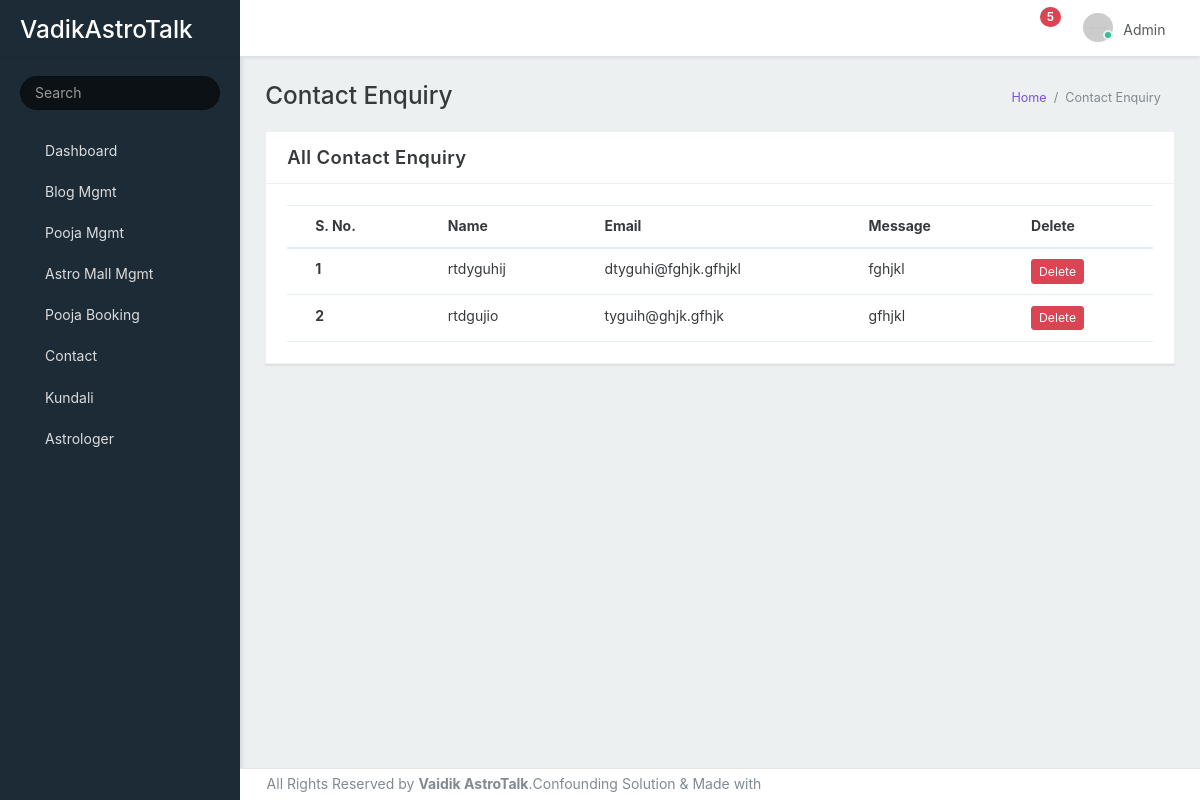
The page /index.php/admin/enquiry on the database as committed earlier.
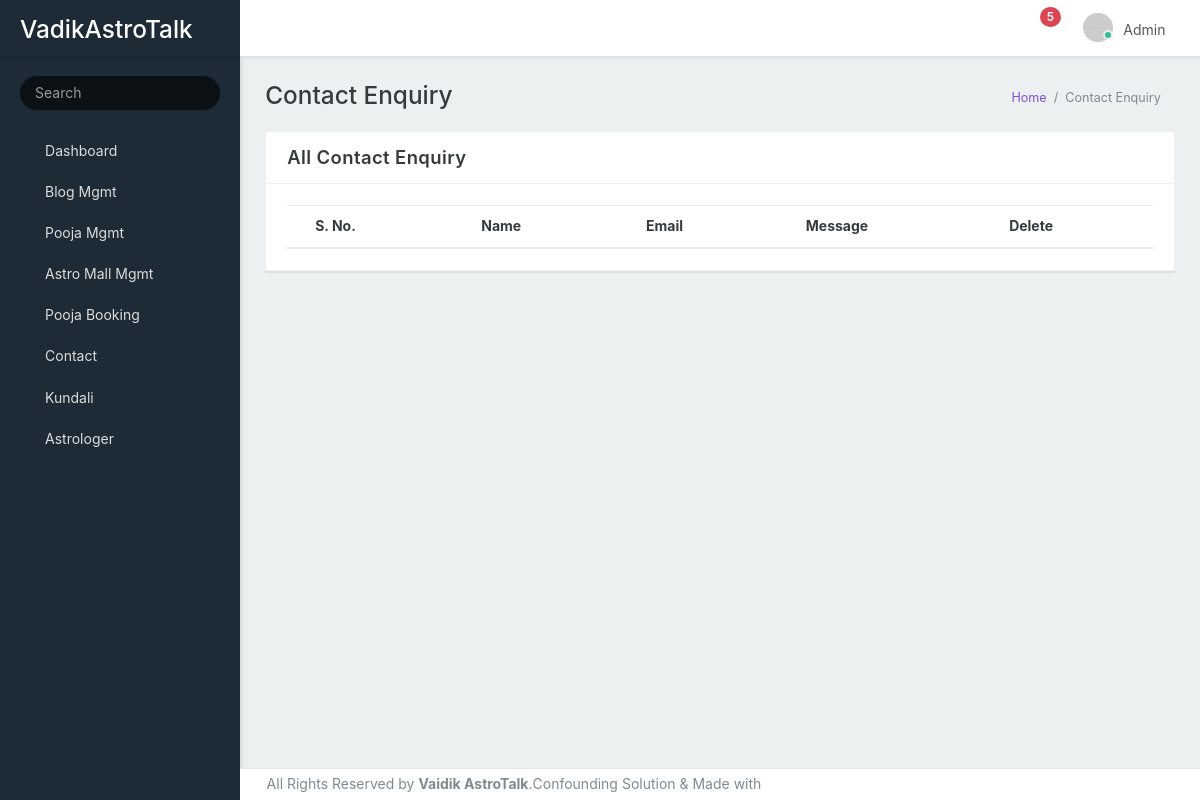
The same page on the database as committed later.
### tables this page shows
CREATE TABLE `contact` (
  `id` int(11) NOT NULL,
  `name` varchar(255) NOT NULL,
  `email` varchar(255) NOT NULL,
  `subject` varchar(255) NOT NULL,
  `message` text NOT NULL,
  `date` datetime NOT NULL DEFAULT current_timestamp()
);

### application/controllers/Admin.php (called while the page is built, shortened)
<?php
class Admin extends CI_Controller
{
	public function __construct()
	{
		$this->load->model('Admin_model','model');
		$config=[
		 	'upload_path'=>'./upload/',
		 	'allowed_types'=>'gif|jpg|png|jpeg|pdf'
		 ];
		 $this->load->library('upload',$config);
	}
	public function enquiry()
	{
		$data['enquiry']=$this->model->enquiry();
		$this->load->view('admin/header');
		$this->load->view('admin/sidebar');
		$this->load->view('admin/enquiry',$data);
		$this->load->view('admin/footer');
	}
}

### index.php (called while the page is built, shortened)
<?php
require_once BASEPATH.'core/CodeIgniter.php';

### application/models/Admin_model.php (called while the page is built, shortened)
<?php
class Admin_model extends CI_model
{
	public function enquiry()
	{
		$this->db->order_by('id','desc');
		return $this->db->get('contact')->result();
	}
}
?>

### application/views/admin/enquiry.php (the view, shortened to what this page needs)
    <div class="app-content content container-fluid">
      <div class="content-wrapper">
        <div class="content-header row">
          <div class="content-header-left col-md-6 col-xs-12 mb-1">
            <h2 class="content-header-title">Contact Enquiry</h2>
          </div>
          <div class="content-header-right breadcrumbs-right breadcrumbs-top col-md-6 col-xs-12">
            <div class="breadcrumb-wrapper col-xs-12">
              <ol class="breadcrumb">
                <li class="breadcrumb-item"><a href="<?php echo base_url('admin/dashboard');?>">Home</a>
                </li>
                <li class="breadcrumb-item active">Contact Enquiry
                </li>
              </ol>
            </div>
          </div>
        </div>
        <div class="content-body">
<div class="row">
    <div class="col-xs-12">
        <div class="card">
            <div class="card-header">
                <h4 class="card-title">All Contact Enquiry</h4>
            </div>
            <div class="card-body collapse in p-2">
                <div class="table-responsive">
                    <table class="table mb-0" id="my_table">
                        <thead>
                            <tr>
                                <th>S. No.</th>
                                <th>Name</th>
                                <th>Email</th>
                                <th>Message</th>
                                <th>Delete</th>
                            </tr>
                        </thead>
                        <tbody>
                            <?php $i=1; foreach ($enquiry as $key): ?>
                            <tr>
                                <th scope="row"><?php echo $i; ?></th>
                                <td><?php echo $key->name;?></td>
                                <td><?php echo $key->email;?></td>
                                <td><?php echo $key->message;?></td>
                                <td><a onclick="return confirm('Are you sure?');"href="<?php echo base_url('admin/delete_enquiry/'.$key->id);?>" class="btn btn-danger btn-sm">Delete</a></td>
                            </tr>
                            <?php $i++;endforeach ?>
                        </tbody>
                    </table>
                </div>
            </div>
        </div>
    </div>
</div>
        </div>
      </div>
    </div>

Rows that differ between the two databases and show on the page:
removed contact: name "rtdyguhij", email "dtyguhi@fghjk.gfhjkl", message "fghjkl"
removed contact: name "rtdgujio", email "tyguih@ghjk.gfhjk", message "gfhjkl"
